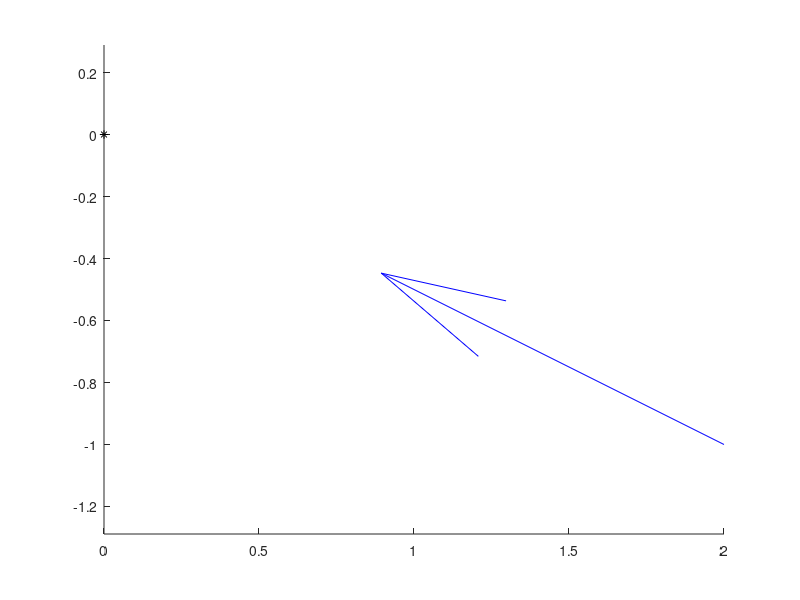

This chart was generated by the following MATLAB code:
clear all;
close all;
 clc;
alpha_1=-pi/12;
alpha_2=-alpha_1;
 start  = [ 2 -1];
 finish = [ 4 0 ];
 
 p_1=[start     start/norm(start ) ];
 p_2=[finish  -finish/norm(finish)];
 

 figure(1)
 axis equal;
drawArrow(p_1,p_2,0.2);
hold on;
 plot(0,0,'k*');
 hold off;